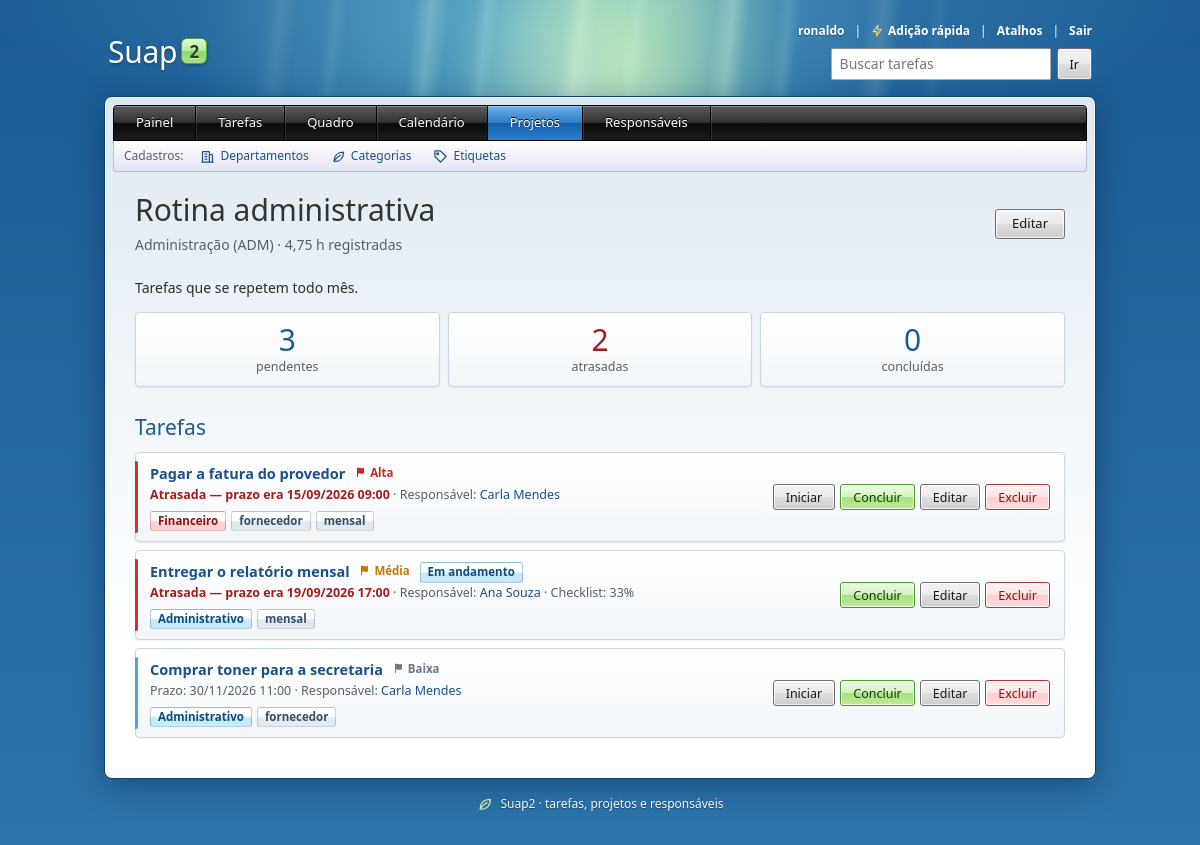
The page /projetos/3/ (signed in) on the database its author committed.
### Suap2APP/models.py (models this page shows, shortened)
class Projeto(models.Model):
    nome = models.CharField(max_length=120, unique=True)
    descricao = models.TextField(blank=True)
    departamento = models.ForeignKey(
        Departamento, on_delete=models.SET_NULL, null=True, blank=True, related_name='projetos',
    )
    inicio = models.DateField(null=True, blank=True)
    fim = models.DateField(null=True, blank=True)
    class Meta:
        verbose_name = 'Projeto'
        verbose_name_plural = 'Projetos'
        ordering = ['nome']
        constraints = [
            models.CheckConstraint(
                condition=(
                    models.Q(inicio__isnull=True)
                    | models.Q(fim__isnull=True)
                    | models.Q(fim__gte=models.F('inicio'))
                ),
                name='projeto_fim_depois_do_inicio',
            ),
        ]
    @property
    def encerrado(self):
        return self.fim is not None and self.fim < timezone.localdate()

class Departamento(models.Model):
    nome = models.CharField(max_length=100, unique=True)
    sigla = models.CharField(max_length=10, blank=True)
    class Meta:
        verbose_name = 'Departamento'
        verbose_name_plural = 'Departamentos'
        ordering = ['nome']
    def __str__(self):
        return f'{self.nome} ({self.sigla})' if self.sigla else self.nome

class Tarefa(models.Model):
    PRIORIDADES = [
        ('alta', 'Alta'),
        ('media', 'Média'),
        ('baixa', 'Baixa'),
    ]
    SITUACOES = [
        ('a_fazer', 'A fazer'),
        ('em_andamento', 'Em andamento'),
        ('concluida', 'Concluída'),
    ]
    titulo = models.CharField(max_length=100)
    criada_em = models.DateTimeField(auto_now_add=True)
    prazo = models.DateTimeField()
    prioridade = models.CharField(max_length=5, choices=PRIORIDADES, default='media')
    iniciada_em = models.DateTimeField(null=True, blank=True)
    concluida_em = models.DateTimeField(null=True, blank=True)
    lembrete_enviado_em = models.DateTimeField(null=True, blank=True, editable=False)
    pessoa_responsavel = models.ForeignKey(Responsavel, on_delete=models.PROTECT)
    projeto = models.ForeignKey(Projeto, on_delete=models.SET_NULL, null=True, blank=True, related_name='tarefas')
    categoria = models.ForeignKey(Categoria, on_delete=models.SET_NULL, null=True, blank=True, related_name='tarefas')
    etiquetas = models.ManyToManyField(Etiqueta, blank=True, related_name='tarefas')
    objects = TarefaQuerySet.as_manager()
    class Meta:
        verbose_name = 'Tarefa'
        verbose_name_plural = 'Tarefas'
        ordering = [models.F('concluida_em').asc(nulls_first=True), 'prazo']
    @property
    def situacao(self):
        if self.concluida_em:
            return 'concluida'
        return 'em_andamento' if self.iniciada_em else 'a_fazer'
    @property
    def progresso(self):
        subtarefas = list(self.subtarefas.all())
        if not subtarefas:
            return None
        return round(100 * sum(1 for s in subtarefas if s.concluida) / len(subtarefas))

class Responsavel(models.Model):
    nome = models.CharField(max_length=150)
    cpf = models.CharField(max_length=14, unique=True)
    email = models.EmailField(blank=True)
    telefone = models.CharField(max_length=20, blank=True)
    departamento = models.ForeignKey(
        Departamento, on_delete=models.SET_NULL, null=True, blank=True, related_name='responsaveis',
    )
    class Meta:
        verbose_name = 'Responsável'
        verbose_name_plural = 'Responsáveis'
        ordering = ['nome']

class Categoria(models.Model):
    CORES = [
        ('azul', 'Azul'),
        ('verde', 'Verde'),
        ('amarelo', 'Amarelo'),
        ('vermelho', 'Vermelho'),
        ('cinza', 'Cinza'),
    ]
    nome = models.CharField(max_length=60, unique=True)
    cor = models.CharField(max_length=10, choices=CORES, default='cinza')
    class Meta:
        verbose_name = 'Categoria'
        verbose_name_plural = 'Categorias'
        ordering = ['nome']

class Etiqueta(models.Model):
    nome = models.CharField(max_length=40, unique=True)
    class Meta:
        verbose_name = 'Etiqueta'
        verbose_name_plural = 'Etiquetas'
        ordering = ['nome']

class Subtarefa(models.Model):
    tarefa = models.ForeignKey(Tarefa, on_delete=models.CASCADE, related_name='subtarefas')
    descricao = models.CharField(max_length=150)
    concluida = models.BooleanField(default=False)
    ordem = models.PositiveIntegerField(default=0)
    class Meta:
        verbose_name = 'Subtarefa'
        verbose_name_plural = 'Subtarefas'
        ordering = ['ordem', 'pk']

### Suap2APP/views.py (the view)
# urls.py: path('projetos/<int:pk>/', views.ProjetoDetailView.as_view(), name='projeto_detail'),
class ProjetoDetailView(LeituraMixin, DetailView):
    model = Projeto
    def get_queryset(self):
        return Projeto.objects.select_related('departamento')
    def get_context_data(self, **kwargs):
        context = super().get_context_data(**kwargs)
        agora = timezone.now()
        tarefas = self.object.tarefas.com_relacionados()
        context.update(contar_por_situacao(tarefas, agora))
        context['horas'] = RegistroTempo.objects.filter(
            tarefa__projeto=self.object,
        ).aggregate(total=Sum('horas'))['total']
        context['tarefas'] = tarefas
        context['now'] = agora
        return context

### Suap2APP/context_processors.py (called while the page is built)
def acesso(request):
    return {
        'visitante': e_visitante(request),
        'pode_editar': request.user.is_authenticated,
    }

### Suap2APP/models.py (called while the page is built)
    def com_relacionados(self):
        return self.select_related('pessoa_responsavel', 'projeto', 'categoria').prefetch_related(
            'etiquetas', 'subtarefas',
        )

### Suap2APP/views.py (called while the page is built)
def e_visitante(request):
    return not request.user.is_authenticated and request.session.get(SESSAO_VISITANTE, False)

def contar_por_situacao(tarefas, agora):
    pendente = Q(concluida_em__isnull=True)
    return tarefas.aggregate(
        pendentes=Count('pk', filter=pendente),
        em_andamento=Count('pk', filter=pendente & Q(iniciada_em__isnull=False)),
        atrasadas=Count('pk', filter=pendente & Q(prazo__lt=agora)),
        concluidas=Count('pk', filter=Q(concluida_em__isnull=False)),
    )

    def dispatch(self, request, *args, **kwargs):
        if request.method in ('GET', 'HEAD') and e_visitante(request):
            return super(LoginRequiredMixin, self).dispatch(request, *args, **kwargs)
        return super().dispatch(request, *args, **kwargs)

### Suap2APP/templates/Suap2APP/projeto_detail.html (shortened to what this page needs)
{% extends 'Suap2APP/base.html' %}
{% block content %}
    <div class="cabecalho">
        <div>
            <h1>{{ projeto.nome }}</h1>
            <div class="item-detalhe">
                {% if projeto.departamento %}{{ projeto.departamento }}{% else %}Sem departamento{% endif %}
                {% if horas %} · {{ horas|floatformat:"-2" }} h registradas{% endif %}
            </div>
        </div>
        {% if pode_editar %}
        <a class="btn btn-secondary" href="{% url 'projeto_update' projeto.pk %}">Editar</a>
        {% endif %}
    </div>
    {% if projeto.descricao %}
        <p>{{ projeto.descricao|linebreaksbr }}</p>
    {% endif %}
    <div class="contadores">
        <a class="contador" href="{% url 'tarefa_list' %}?projeto={{ projeto.pk }}&amp;status=pendentes">
            <strong>{{ pendentes }}</strong> pendente{{ pendentes|pluralize }}
        </a>
        <a class="contador{% if atrasadas %} contador-alerta{% endif %}" href="{% url 'tarefa_list' %}?projeto={{ projeto.pk }}&amp;status=atrasadas">
            <strong>{{ atrasadas }}</strong> atrasada{{ atrasadas|pluralize }}
        </a>
        <a class="contador" href="{% url 'tarefa_list' %}?projeto={{ projeto.pk }}&amp;status=concluidas">
            <strong>{{ concluidas }}</strong> concluída{{ concluidas|pluralize }}
        </a>
    </div>
    <h2>Tarefas</h2>
    {% if tarefas %}
        <div class="lista">
            {% for tarefa in tarefas %}
                {% include 'Suap2APP/_tarefa_item.html' with mostrar_responsavel=True esconder_projeto=True %}
            {% endfor %}
        </div>
    {% else %}
        <p class="vazio">Nenhuma tarefa neste projeto.</p>
    {% endif %}
{% endblock %}

### Suap2APP/templates/Suap2APP/_topo.html (shortened to what this page needs)
<header class="topo">
    <a class="marca" href="{% if user.is_authenticated or visitante %}{% url 'painel' %}{% else %}{% url 'login' %}{% endif %}">
        Suap<span class="marca-versao">2</span>
    </a>
    {% if user.is_authenticated or visitante %}
        <div class="topo-direita">
            <div class="topo-usuario">
                {% if user.is_authenticated %}
                    <span>{{ user.get_username }}</span>
                    <span class="separador" aria-hidden="true" data-so-com-js hidden>|</span>
                    <button type="button" class="btn btn-link" data-abrir-rapida data-url="{% url 'tarefa_rapida' %}" data-so-com-js hidden title="Adição rápida (N)">
                        <svg aria-hidden="true"><use href="#i-raio"></use></svg>Adição rápida
                    </button>
                {% else %}
                    <span>Visitante</span>
                {% endif %}
                <span class="separador" aria-hidden="true" data-so-com-js hidden>|</span>
                <button type="button" class="btn btn-link" data-abrir-atalhos data-so-com-js hidden title="Atalhos do teclado (?)">Atalhos</button>
                <span class="separador" aria-hidden="true">|</span>
                <form method="post" action="{% url 'logout' %}">
                    <button type="submit" class="btn btn-link">Sair</button>
                </form>
            </div>
            <form class="busca-topo" role="search" method="get" action="{% url 'tarefa_list' %}">
                <input id="busca-topo" type="search" name="q" placeholder="Buscar tarefas" value="{{ request.GET.q }}">
                <button type="submit" class="btn btn-small">Ir</button>
            </form>
        </div>
    {% endif %}
</header>

### Suap2APP/templates/Suap2APP/_tarefa_item.html (shortened to what this page needs)
{% with situacao=tarefa.situacao %}
<div class="item item-tarefa{% if tarefa.concluida_em %} item-concluida{% elif tarefa.prazo < now %} item-atrasada{% endif %}">
    <div class="item-info">
        <div class="item-titulo{% if tarefa.concluida_em %} concluida{% endif %}">
            <a href="{% url 'tarefa_detail' tarefa.pk %}">{{ tarefa.titulo }}</a>
            {% if not tarefa.concluida_em %}{% include 'Suap2APP/_prioridade.html' %}{% endif %}
            {% if situacao == 'em_andamento' %}<span class="badge cor-azul">Em andamento</span>{% endif %}
        </div>
        <div class="item-detalhe">
            {% if tarefa.concluida_em %}
                Concluída em {{ tarefa.concluida_em|date:"d/m/Y H:i" }}
            {% elif tarefa.prazo < now %}
                <span class="atrasada">Atrasada — prazo era {{ tarefa.prazo|date:"d/m/Y H:i" }}</span>
            {% else %}
                Prazo: {{ tarefa.prazo|date:"d/m/Y H:i" }}
            {% endif %}
            {% if mostrar_responsavel %}
                · Responsável:
                <a href="{% url 'responsavel_detail' tarefa.pessoa_responsavel.pk %}">{{ tarefa.pessoa_responsavel.nome }}</a>
            {% endif %}
            {% if tarefa.subtarefas.all %}
                · Checklist: {{ tarefa.progresso }}%
            {% endif %}
        </div>
        {% if tarefa.categoria or tarefa.etiquetas.all %}
            <div class="marcadores">
                {% if tarefa.categoria %}
                    <a class="badge cor-{{ tarefa.categoria.cor }}" href="{% url 'tarefa_list' %}?categoria={{ tarefa.categoria.pk }}">{{ tarefa.categoria.nome }}</a>
                {% endif %}
                {% for etiqueta in tarefa.etiquetas.all %}
                    <a class="badge badge-etiqueta" href="{% url 'tarefa_list' %}?etiqueta={{ etiqueta.pk }}">{{ etiqueta.nome }}</a>
                {% endfor %}
            </div>
        {% endif %}
    </div>
    {% if pode_editar %}
        <div class="acoes">
            {% if situacao == 'a_fazer' %}
                <form method="post" action="{% url 'tarefa_mover' tarefa.pk %}">
                    <button type="submit" class="btn btn-small" title="Marcar como em andamento">Iniciar</button>
                </form>
            {% endif %}
            <form method="post" action="{% url 'tarefa_toggle' tarefa.pk %}">
                <button type="submit" class="btn {% if tarefa.concluida_em %}btn-secondary{% else %}btn-success{% endif %} btn-small">
                    {% if tarefa.concluida_em %}Reabrir{% else %}Concluir{% endif %}
                </button>
            </form>
            <a class="btn btn-secondary btn-small" href="{% url 'tarefa_update' tarefa.pk %}">Editar</a>
            <a class="btn btn-danger btn-small" href="{% url 'tarefa_delete' tarefa.pk %}">Excluir</a>
        </div>
    {% endif %}
</div>
{% endwith %}

### Suap2APP/templates/Suap2APP/_prioridade.html
<span class="prioridade prioridade-texto-{{ tarefa.prioridade }}" title="Prioridade {{ tarefa.get_prioridade_display|lower }}"><svg aria-hidden="true"><use href="#i-bandeira"></use></svg>{{ tarefa.get_prioridade_display }}</span>

### Suap2APP/static/Suap2APP/css/tokens.css (style rules this page uses)
:root { color-scheme: light; --fundo-topo: #1B5C96; --fundo-meio: #22679F; --fundo-base: #2C73AB; --aurora-verde: rgba(190, 240, 170, 0.75); --aurora-ciano: rgba(130, 220, 230, 0.55); --aqua: #00AEEF; --verde: #7ED957; --sol: #FFD54F; --janela-borda: #12406B; --janela-fundo: linear-gradient(180deg, #DCE8F0 0, #EDF3F8 220px, #FFFFFF 560px); --texto: #2B2B2B; --texto-suave: #55606B; --titulo: #333333; --subtitulo: #1C5A92; --link: #1C4F8C; --link-hover: #0A3A70; --destaque-verde: #3C8F14; --sucesso: #1E6B2E; --sucesso-fundo: #E4F8DC; --sucesso-borda: #9ED98A; --info: #0A5F94; --info-fundo: #E1F4FD; --info-borda: #8CD3F5; --aviso: #7A4F00; --aviso-fundo: #FFF4CC; --aviso-borda: #F5D46B; --perigo: #A61B1B; --perigo-fundo: #FDE2E2; --perigo-borda: #F2A5A5; --caixa-fundo: linear-gradient(180deg, #FFFFFF 0%, #F2F6F9 100%); --caixa-borda: #C9D7E1; --caixa-hover-fundo: linear-gradient(180deg, #F7FBFE 0%, #E4F0FA 100%); --caixa-hover-borda: #A9C6DE; --selecao-fundo: linear-gradient(180deg, #EBF4FD 0%, #CFE4FA 100%); --selecao-borda: #7DA2CE; --raio-p: 3px; --raio-m: 4px; --raio-g: 8px; --raio-pilula: 3px; --sombra-item: 0 1px 2px rgba(0, 0, 0, 0.06); --sombra-janela: 0 8px 30px rgba(0, 20, 50, 0.35); --foco: #1C4F8C; --fonte: "Segoe UI", "Frutiger", "Myriad Pro", "Nunito Sans", "Trebuchet MS", system-ui, sans-serif; --transicao: 150ms ease-out; --aurora-velocidade: 1; }

### Suap2APP/static/Suap2APP/css/base.css (style rules this page uses)
*, *::before, *::after { box-sizing: border-box; }
html { min-height: 100%; background: var(--fundo-meio); -webkit-text-size-adjust: 100%; }
body { margin: 0; min-height: 100vh; font-family: var(--fonte); font-size: 14px; line-height: 1.5; color: var(--texto); background: transparent; -webkit-font-smoothing: antialiased; }
img, svg { max-width: 100%; }
form { margin: 0; }
h1, h2, h3 { line-height: 1.2; }
h1 { margin: 0 0 18px; font-size: clamp(24px, 1.6vw + 16px, 30px); font-weight: 300; color: var(--titulo); }
h2 { margin: 28px 0 12px; font-size: 21px; font-weight: 400; color: var(--subtitulo); }
p { margin: 0 0 14px; }
a { color: var(--link); text-decoration: none; }
strong { font-weight: 700; }

### Suap2APP/static/Suap2APP/css/pages.css (style rules this page uses)
.cabecalho { display: flex; flex-direction: column; align-items: flex-start; gap: 14px; margin-bottom: 22px; }
.cabecalho h1 { margin: 0; }
.cabecalho .item-detalhe { margin-top: 6px; font-size: 14px; }
@media (min-width: 768px) { .cabecalho { flex-direction: row; justify-content: space-between; align-items: center; } }

### rows shown on the page
Projeto: nome "Rotina administrativa", departamento "Administração (ADM)", descricao "Tarefas que se repetem todo mês."
Tarefa: titulo "Pagar a fatura do provedor", prioridade "Alta", prazo "15/09/2026 09:00", pessoa_responsavel.nome "Carla Mendes", categoria.nome "Financeiro", shows "Concluir"
Etiqueta: nome "fornecedor"
Etiqueta: nome "mensal"
Tarefa: titulo "Entregar o relatório mensal", prioridade "Média", shows "Em andamento", prazo "19/09/2026 17:00", pessoa_responsavel.nome "Ana Souza", progresso "33", categoria.nome "Administrativo", shows "Concluir"
Tarefa: titulo "Comprar toner para a secretaria", prioridade "Baixa", prazo "30/11/2026 11:00", pessoa_responsavel.nome "Carla Mendes", categoria.nome "Administrativo", shows "Concluir"

### other values the page prints
{{ user.get_username }} "ronaldo"
{{ horas|floatformat:"-2" }} "4,75"
{{ pendentes }} "3"
{{ atrasadas }} "2"
{{ concluidas }} "0"
